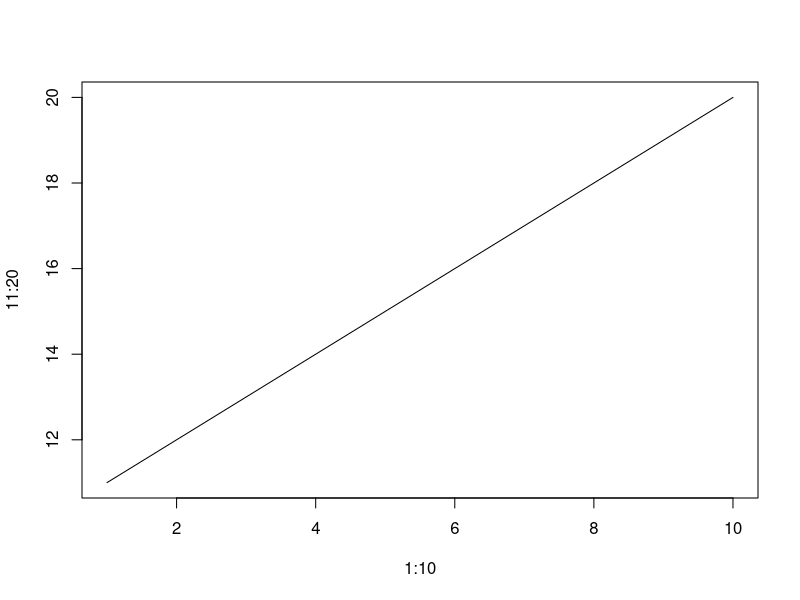
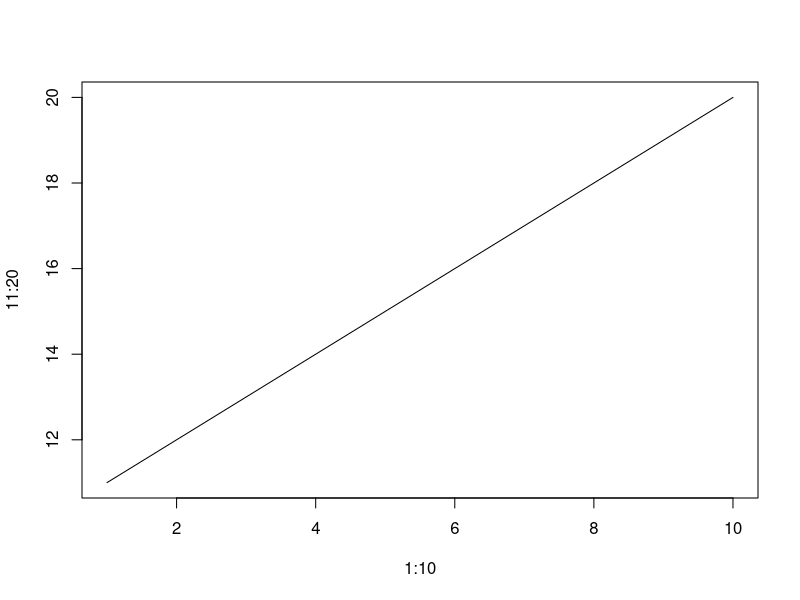

The R source for these figures, in order:
## ---- chunk 1
arg_explore = function(arg1, rg2, rg3)
    paste("a1, a2, a3 = ", arg1, rg2, rg3)
## ---- chunk 2
## SOLUTION
## See http://goo.gl/NKsved for the offical document
## To summeriase, matching happens in a three stage pass:
#1. Exact matching on tags
#2. Partial matching on tags.
#3. Positional matching
## ---- chunk 3
plot(type = "l", 1:10, 11:20)
## ---- chunk 4
rnorm(mean = 4, 4, n = 5)
## ---- chunk 5
## SOLUTION
#plot(type="l", 1:10, 11:20) is equivilent to
plot(x = 1:10, y = 11:20, type = "l")
#rnorm(mean=4, 4, n=5) is equivilent to
rnorm(n = 5, mean = 4, sd = 4)
## ---- chunk 6
## Use regression as an example
stat_ana = function(x, y) {
  lm(y ~ x)
}
## ---- chunk 7
## SOLUTION
stat_ana = function(x, y, trans=NULL) {
  lm(y ~ x)
}
## ---- chunk 8
## SOLUTION
stat_ana = function(x, y, trans=NULL) {
  if (is.function(trans)) {
    x = trans(x)
    y = trans(y)
  }
  lm(y ~ x)
}
## ---- chunk 9
## SOLUTION
stat_ana = function(x, y, trans=NULL) {
  if (is.function(trans)) {
    x = trans(x)
    y = trans(y)
  } else if (trans == "normalise") {
    x = scale(x)
    y = scale(y)
  }
  lm(y ~ x)
}
## ---- chunk 10
f = function(x) return(x + 1)
f(10)
## ---- chunk 11
##Nothing strange here. We just get
f(10)
## ---- chunk 12
f = function(x) {
  f = function(x) {
    x + 1
  }
  x = x + 1
  return(f(x))
}
f(10)
## ---- chunk 13
f = function(x) {
  f = function(x) {
    f = function(x) {
      x + 1
    }
    x = x + 1
    return(f(x))
  }
  x = x + 1
  return(f(x))
}
f(10)
## ---- chunk 14
## Solution: The easiest way to understand is to use print statements
f = function(x) {
  f = function(x) {
    f = function(x) {
      message("f1: = ", x)
      x + 1
    }
    message("f2: = ", x)
    x = x + 1
    return(f(x))
  }
  message("f3: = ", x)
  x = x + 1
  return(f(x))
}
f(10)
## ---- chunk 15
f = function(x) {
  f = function(x) {
    x = 100
    f = function(x) {
      x + 1
    }
    x = x + 1
    return(f(x))
  }
  x = x + 1
  return(f(x))
}
f(10)
## ---- chunk 16
##Solution: The easiest way to understand is to use print statements as above
## ---- chunk 17
poisson = function(lambda) {
     r = function(n=1) rpois(n, lambda)
     d = function(x, log=FALSE) dpois(x, lambda, log = log)
     return(list(r = r, d = d))
}
## ---- chunk 18
geometric = function(prob) {
     r = function(n=1) rgeom(n, prob)
     d = function(x, log=FALSE) dgeom(x, prob, log = log)
     return(list(r = r, d = d))
}
